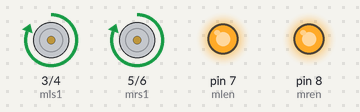
A sketch run on a simulated Arduino Uno, built with avr-gcc and run on an emulated ATmega328P. On the bench: motor-driver pin pairs drawn as motors (green arrow = first pin HIGH = forward, orange = second pin HIGH = backward, longer = more drive), output pins drawn as LEDs (lit = HIGH).

Above: at 0.5 s.
At 1.5 s:
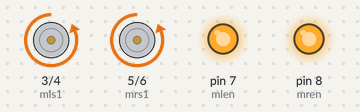
At 5.5 s:
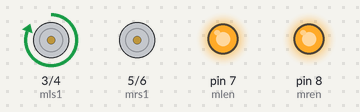
Timing chart, 0 to 6.9 s (numbered marks = the images above):
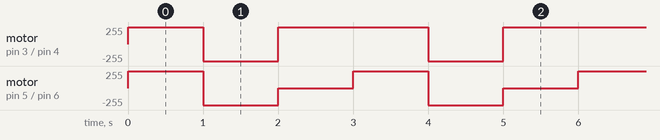

The sketch:

task_1.ino
```cpp
int mls1=3;
int mls2=4;
int mrs1=5;
int mrs2=6;
int mlen=7;
int mren=8;

void setup() {
  pinMode(mls1,OUTPUT);
  pinMode(mls2,OUTPUT);
  pinMode(mrs1,OUTPUT);
  pinMode(mrs2,OUTPUT);
  pinMode(mlen,OUTPUT);
  pinMode(mren,OUTPUT);
  Serial.begin(115200);
  digitalWrite(mlen, HIGH);
  digitalWrite(mren, HIGH);
}

void loop() {
  //Move forward
  //MOve motor 1 Clockwise
  digitalWrite(mls1,HIGH);
  digitalWrite(mls2,LOW);
  //MOve motor 2 Clockwise
  digitalWrite(mrs1,HIGH);
  digitalWrite(mrs2,LOW);
  delay(1000);

  //Move Backward
  //move motor 1 anticlockwise
  digitalWrite(mls1,LOW);
  digitalWrite(mls2,HIGH);
  //move motor 2 anticlockwise
  digitalWrite(mrs1,LOW);
  digitalWrite(mrs2,HIGH);
  delay(1000);

  //Move Forward Right
  //move motor 1 clockwise
  digitalWrite(mls1,HIGH);
  digitalWrite(mls2,LOW);
  //Stop Motor 2
  digitalWrite(mrs1,LOW);
  digitalWrite(mrs2,LOW);
  delay(1000);

  //Move Forward Left
  //Stop Motor 2
  digitalWrite(mls1,LOW);
  digitalWrite(mls2,LOW);
  //Move motor 2 clockwise
  digitalWrite(mrs1,HIGH);
  digitalWrite(mrs2,LOW);
}
```

Measured:
- by itself, motor on pin 3 (mls1) / pin 4 (mls2): repeats every 3.0 s: backward 255/255 1.0 s, forward 255/255 2.0 s
- by itself, motor on pin 5 (mrs1) / pin 6 (mrs2): repeats every 3.0 s: backward 255/255 1.0 s, stopped 1.0 s, forward 255/255 1.0 s
